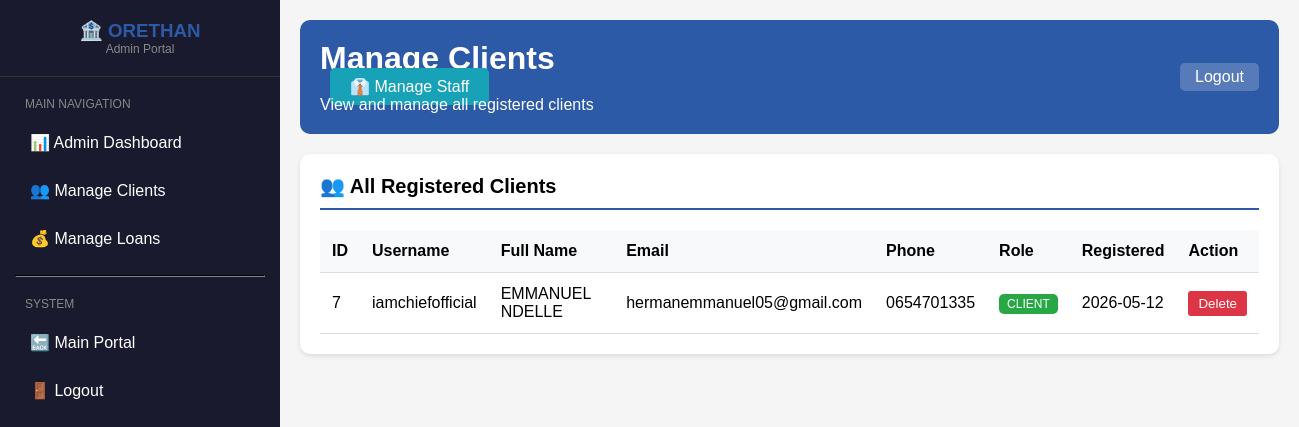
/admin/users (signed in), run on an earlier commit of the app's database.
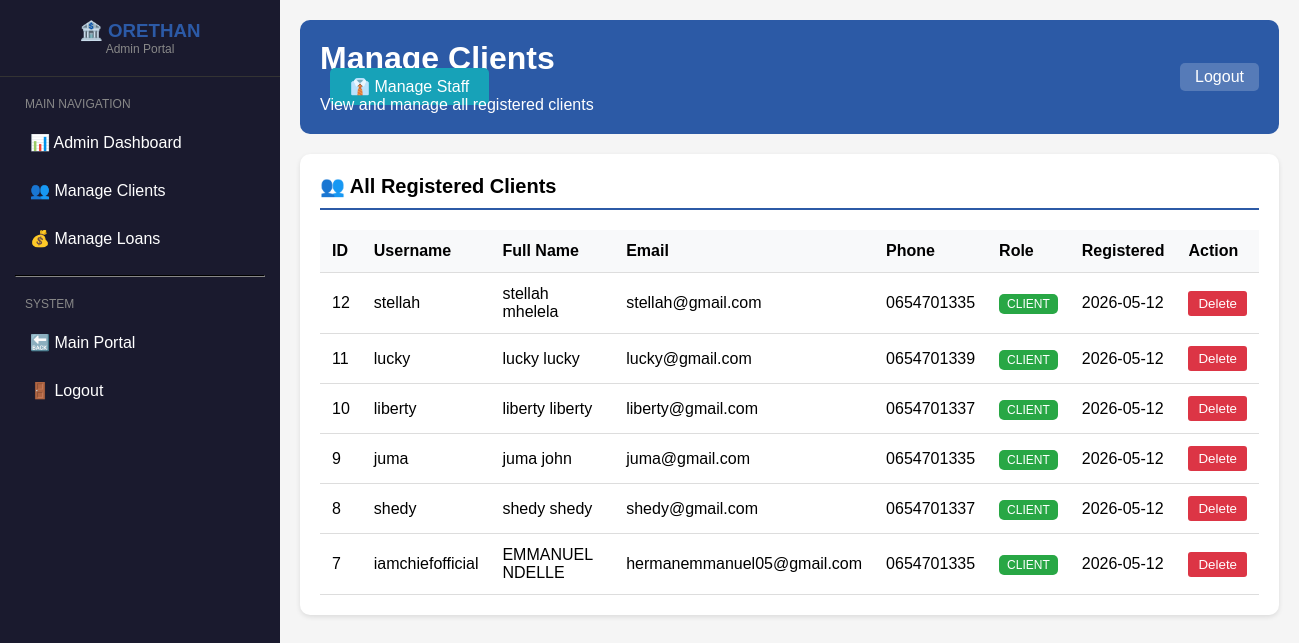
And on a later commit of the database.
### app_complete.py (models this page shows)
class User(db.Model):
    __tablename__ = 'users'
    id = db.Column(db.Integer, primary_key=True)
    username = db.Column(db.String(100), unique=True, nullable=False)
    email = db.Column(db.String(100))
    full_name = db.Column(db.String(200))
    phone = db.Column(db.String(20))
    password = db.Column(db.String(200), nullable=False)
    role = db.Column(db.String(50), default='client')
    created_at = db.Column(db.DateTime, default=datetime.utcnow)

### app_complete.py (the view)
@app.route('/admin/users')
def admin_users():
    if 'user_id' not in session:
        return redirect(url_for('login'))
    admin_user = db.session.get(User, session['user_id'])
    if not admin_user or admin_user.role != 'admin':
        flash('Access denied! Admin only.', 'danger')
        return redirect(url_for('dashboard'))
    all_clients = User.query.filter_by(role='client').order_by(User.created_at.desc()).all()
    return render_template('admin_users.html', users=all_clients)

### templates/admin_users.html (shortened to what this page needs)
<!DOCTYPE html>
<html>
<head>
</head>
<body>
    <div class="app-container">
        <div class="sidebar">
            <div class="sidebar-header"><h3>🏦 ORETHAN</h3><p style="font-size:12px;color:#888">Admin Portal</p></div>
            <div class="sidebar-nav">
                <div class="nav-header">MAIN NAVIGATION</div>
                <a href="/admin_dashboard">📊 Admin Dashboard</a>
                <a href="/admin/users">👥 Manage Clients</a>
                <a href="/admin/loans">💰 Manage Loans</a>
                <hr>
                <div class="nav-header">SYSTEM</div>
                <a href="/dashboard">🔙 Main Portal</a>
                <a href="/logout">🚪 Logout</a>
            </div>
        </div>
        <div class="main-content">
            <div class="header">
                <div class="header-content">
                    <div><h1>Manage Clients</h1><a href="/admin/staff" style="background:#17a2b8;color:white;padding:10px 20px;text-decoration:none;border-radius:5px;margin-left:10px">👔 Manage Staff</a><p>View and manage all registered clients</p></div>
                    <a href="/logout" class="logout-btn">Logout</a>
                </div>
            </div>
            <div class="section">
                <h3 class="section-title">👥 All Registered Clients</h3>
                <table>
                    <thead><tr><th>ID</th><th>Username</th><th>Full Name</th><th>Email</th><th>Phone</th><th>Role</th><th>Registered</th><th>Action</th></tr></thead>
                    <tbody>
                        {% for user in users %}
                        <tr>
                            <td>{{ user.id }}</td>
                            <td>{{ user.username }}</td>
                            <td>{{ user.full_name or 'N/A' }}</td>
                            <td>{{ user.email or 'N/A' }}</td>
                            <td>{{ user.phone or 'N/A' }}</td>
                            <td><span class="badge badge-{{ user.role }}">{{ user.role|upper }}</span></td>
                            <td>{{ user.created_at.strftime('%Y-%m-%d') if user.created_at else 'N/A' }}</td>
                            <td>{% if user.role != 'admin' %}<form method="POST" action="/admin/delete_user/{{ user.id }}" ><button type="submit" class="btn">Delete</button></form>{% else %}<span style="color:#999;">Protected</span>{% endif %}</td>
                        </tr>
                        {% endfor %}
                    </tbody>
                </table>
            </div>
        </div>
    </div>
</body>
</html>

### templates/admin_users.html (style rules this page uses)
* { margin:0;padding:0;box-sizing:border-box }
body { font-family:Arial;background:#f5f5f5;min-height:100vh }
.app-container { display:flex;min-height:100vh }
.sidebar { width:280px; background:#1a1a2e; color:white; position:fixed; top:0; left:0; height:100vh; overflow-y:auto; z-index:100; }
.sidebar-header { padding:20px;text-align:center;border-bottom:1px solid #333;margin-bottom:20px }
.sidebar-header h3 { color:#2c5aa6 }
.sidebar-nav { padding:0 15px }
.sidebar-nav a { color:white;text-decoration:none;display:block;padding:12px 15px;margin:5px 0;border-radius:8px }
.sidebar-nav .nav-header { font-size:12px;color:#888;margin-top:20px;margin-bottom:10px;padding-left:10px }
.sidebar-nav hr { margin:15px 0;border-color:#333 }
.main-content { margin-left:280px;flex:1;padding:20px;min-height:100vh }
.header { background:#2c5aa6;color:white;padding:20px;border-radius:10px;margin-bottom:20px }
.header-content { display:flex;justify-content:space-between;align-items:center }
.section { background:white;border-radius:10px;padding:20px;box-shadow:0 2px 5px rgba(0,0,0,0.1) }
.section-title { font-size:20px;margin-bottom:20px;border-bottom:2px solid #2c5aa6;padding-bottom:10px }
table { width:100%;border-collapse:collapse }
th,td { padding:12px;text-align:left;border-bottom:1px solid #ddd }
th { background:#f8f9fa }
.badge { padding:3px 8px;border-radius:5px;font-size:12px }
.badge-client { background:#28a745;color:white }
.btn { background:#dc3545;color:white;padding:5px 10px;border:none;border-radius:3px;cursor:pointer }
.logout-btn { background:rgba(255,255,255,0.2);color:white;padding:5px 15px;border-radius:5px;text-decoration:none }

What changed in the data, as far as the page shows it:
added User: id "12", username "stellah", full_name "stellah mhelela", email "stellah@gmail.com", phone "0654701335", role "CLIENT", created_at "2026-05-12"
added User: id "11", username "lucky", full_name "lucky lucky", email "lucky@gmail.com", phone "0654701339", role "CLIENT", created_at "2026-05-12"
added User: id "10", username "liberty", full_name "liberty liberty", email "liberty@gmail.com", phone "0654701337", role "CLIENT", created_at "2026-05-12"
added User: id "9", username "juma", full_name "juma john", email "juma@gmail.com", phone "0654701335", role "CLIENT", created_at "2026-05-12"
added User: id "8", username "shedy", full_name "shedy shedy", email "shedy@gmail.com", phone "0654701337", role "CLIENT", created_at "2026-05-12"
